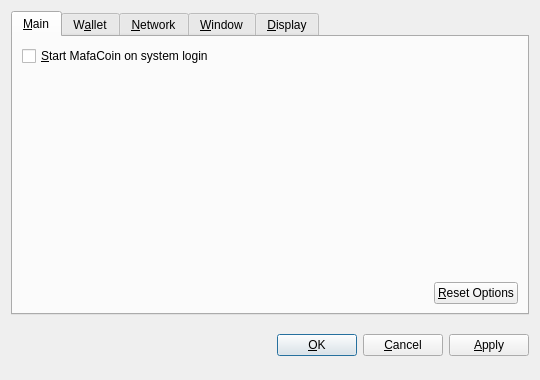
<?xml version="1.0" encoding="UTF-8"?>
<ui version="4.0">
 <class>OptionsDialog</class>
 <widget class="QDialog" name="OptionsDialog">
  <property name="geometry">
   <rect>
    <x>0</x>
    <y>0</y>
    <width>540</width>
    <height>380</height>
   </rect>
  </property>
  <property name="windowTitle">
   <string>Options</string>
  </property>
  <property name="modal">
   <bool>true</bool>
  </property>
  <layout class="QVBoxLayout" name="verticalLayout">
   <item>
    <widget class="QTabWidget" name="tabWidget">
     <property name="tabPosition">
      <enum>QTabWidget::North</enum>
     </property>
     <property name="currentIndex">
      <number>0</number>
     </property>
     <widget class="QWidget" name="tabMain">
      <attribute name="title">
       <string>&amp;Main</string>
      </attribute>
      <layout class="QVBoxLayout" name="verticalLayout_Main">
       <item>
        <widget class="QCheckBox" name="bitcoinAtStartup">
         <property name="toolTip">
          <string>Automatically start MafaCoin after logging in to the system.</string>
         </property>
         <property name="text">
          <string>&amp;Start MafaCoin on system login</string>
         </property>
        </widget>
       </item>
       <item>
        <spacer name="verticalSpacer_Main">
         <property name="orientation">
          <enum>Qt::Vertical</enum>
         </property>
         <property name="sizeHint" stdset="0">
          <size>
           <width>20</width>
           <height>40</height>
          </size>
         </property>
        </spacer>
       </item>
       <item>
        <layout class="QHBoxLayout" name="horizontalLayout_2_Main">
         <item>
          <spacer name="horizontalSpacer_2_Main">
           <property name="orientation">
            <enum>Qt::Horizontal</enum>
           </property>
           <property name="sizeHint" stdset="0">
            <size>
             <width>40</width>
             <height>20</height>
            </size>
           </property>
          </spacer>
         </item>
         <item>
          <widget class="QPushButton" name="resetButton">
           <property name="toolTip">
            <string>Reset all client options to default.</string>
           </property>
           <property name="text">
            <string>&amp;Reset Options</string>
           </property>
           <property name="autoDefault">
            <bool>false</bool>
           </property>
          </widget>
         </item>
        </layout>
       </item>
      </layout>
     </widget>
     <widget class="QWidget" name="tabWallet">
      <attribute name="title">
       <string>W&amp;allet</string>
      </attribute>
      <layout class="QVBoxLayout" name="verticalLayout_Network">
       <item>
        <widget class="QLabel" name="transactionFeeInfoLabel">
         <property name="text">
          <string>Optional transaction fee per kB that helps make sure your transactions are processed quickly. Most transactions are 1 kB.</string>
         </property>
         <property name="textFormat">
          <enum>Qt::PlainText</enum>
         </property>
         <property name="wordWrap">
          <bool>true</bool>
         </property>
        </widget>
       </item>
       <item>
        <layout class="QHBoxLayout" name="horizontalLayout_1_Main">
         <item>
          <widget class="QLabel" name="transactionFeeLabel">
           <property name="text">
            <string>Pay transaction &amp;fee</string>
           </property>
           <property name="textFormat">
            <enum>Qt::PlainText</enum>
           </property>
           <property name="buddy">
            <cstring>transactionFee</cstring>
           </property>
          </widget>
         </item>
         <item>
          <widget class="BitcoinAmountField" name="transactionFee"/>
         </item>
         <item>
          <spacer name="horizontalSpacer_1_Main">
           <property name="orientation">
            <enum>Qt::Horizontal</enum>
           </property>
           <property name="sizeHint" stdset="0">
            <size>
             <width>40</width>
             <height>20</height>
            </size>
           </property>
          </spacer>
         </item>
        </layout>
       </item>
       <item>
        <widget class="QLabel" name="label">
         <property name="text">
          <string>If you disable the spending of unconfirmed change, the change from a transaction cannot be used until that transaction has at least one confirmation. This also affects how your balance is computed.</string>
         </property>
         <property name="wordWrap">
          <bool>true</bool>
         </property>
        </widget>
       </item>
       <item>
        <widget class="QCheckBox" name="spendZeroConfChange">
         <property name="text">
          <string>Spend unconfirmed change  (experts only)</string>
         </property>
        </widget>
       </item>
       <item>
        <spacer name="verticalSpacer">
         <property name="orientation">
          <enum>Qt::Vertical</enum>
         </property>
         <property name="sizeHint" stdset="0">
          <size>
           <width>20</width>
           <height>40</height>
          </size>
         </property>
        </spacer>
       </item>
      </layout>
     </widget>
     <widget class="QWidget" name="tabNetwork">
      <attribute name="title">
       <string>&amp;Network</string>
      </attribute>
      <layout class="QVBoxLayout" name="verticalLayout_Network">
       <item>
        <widget class="QCheckBox" name="mapPortUpnp">
         <property name="toolTip">
          <string>Automatically open the MafaCoin client port on the router. This only works when your router supports UPnP and it is enabled.</string>
         </property>
         <property name="text">
          <string>Map port using &amp;UPnP</string>
         </property>
        </widget>
       </item>
       <item>
        <widget class="QCheckBox" name="connectSocks">
         <property name="toolTip">
          <string>Connect to the MafaCoin network through a SOCKS proxy (e.g. when connecting through Tor).</string>
         </property>
         <property name="text">
          <string>&amp;Connect through SOCKS proxy:</string>
         </property>
        </widget>
       </item>
       <item>
        <layout class="QHBoxLayout" name="horizontalLayout_Network">
         <item>
          <widget class="QLabel" name="proxyIpLabel">
           <property name="text">
            <string>Proxy &amp;IP:</string>
           </property>
           <property name="textFormat">
            <enum>Qt::PlainText</enum>
           </property>
           <property name="buddy">
            <cstring>proxyIp</cstring>
           </property>
          </widget>
         </item>
         <item>
          <widget class="QValidatedLineEdit" name="proxyIp">
           <property name="maximumSize">
            <size>
             <width>140</width>
             <height>16777215</height>
            </size>
           </property>
           <property name="toolTip">
            <string>IP address of the proxy (e.g. 127.0.0.1)</string>
           </property>
          </widget>
         </item>
         <item>
          <widget class="QLabel" name="proxyPortLabel">
           <property name="text">
            <string>&amp;Port:</string>
           </property>
           <property name="textFormat">
            <enum>Qt::PlainText</enum>
           </property>
           <property name="buddy">
            <cstring>proxyPort</cstring>
           </property>
          </widget>
         </item>
         <item>
          <widget class="QLineEdit" name="proxyPort">
           <property name="maximumSize">
            <size>
             <width>55</width>
             <height>16777215</height>
            </size>
           </property>
           <property name="toolTip">
            <string>Port of the proxy (e.g. 9050)</string>
           </property>
          </widget>
         </item>
         <item>
          <widget class="QLabel" name="socksVersionLabel">
           <property name="text">
            <string>SOCKS &amp;Version:</string>
           </property>
           <property name="textFormat">
            <enum>Qt::PlainText</enum>
           </property>
           <property name="buddy">
            <cstring>socksVersion</cstring>
           </property>
          </widget>
         </item>
         <item>
          <widget class="QValueComboBox" name="socksVersion">
           <property name="toolTip">
            <string>SOCKS version of the proxy (e.g. 5)</string>
           </property>
          </widget>
         </item>
         <item>
          <spacer name="horizontalSpacer_Network">
           <property name="orientation">
            <enum>Qt::Horizontal</enum>
           </property>
           <property name="sizeHint" stdset="0">
            <size>
             <width>40</width>
             <height>20</height>
            </size>
           </property>
          </spacer>
         </item>
        </layout>
       </item>
       <item>
        <spacer name="verticalSpacer_Network">
         <property name="orientation">
          <enum>Qt::Vertical</enum>
         </property>
         <property name="sizeHint" stdset="0">
          <size>
           <width>20</width>
           <height>40</height>
          </size>
         </property>
        </spacer>
       </item>
      </layout>
     </widget>
     <widget class="QWidget" name="tabWindow">
      <attribute name="title">
       <string>&amp;Window</string>
      </attribute>
      <layout class="QVBoxLayout" name="verticalLayout_Window">
       <item>
        <widget class="QCheckBox" name="minimizeToTray">
         <property name="toolTip">
          <string>Show only a tray icon after minimizing the window.</string>
         </property>
         <property name="text">
          <string>&amp;Minimize to the tray instead of the taskbar</string>
         </property>
        </widget>
       </item>
       <item>
        <widget class="QCheckBox" name="minimizeOnClose">
         <property name="toolTip">
          <string>Minimize instead of exit the application when the window is closed. When this option is enabled, the application will be closed only after selecting Quit in the menu.</string>
         </property>
         <property name="text">
          <string>M&amp;inimize on close</string>
         </property>
        </widget>
       </item>
       <item>
        <spacer name="verticalSpacer_Window">
         <property name="orientation">
          <enum>Qt::Vertical</enum>
         </property>
         <property name="sizeHint" stdset="0">
          <size>
           <width>20</width>
           <height>40</height>
          </size>
         </property>
        </spacer>
       </item>
      </layout>
     </widget>
     <widget class="QWidget" name="tabDisplay">
      <attribute name="title">
       <string>&amp;Display</string>
      </attribute>
      <layout class="QVBoxLayout" name="verticalLayout_Display">
       <item>
        <layout class="QHBoxLayout" name="horizontalLayout_1_Display">
         <item>
          <widget class="QLabel" name="langLabel">
           <property name="text">
            <string>User Interface &amp;language:</string>
           </property>
           <property name="textFormat">
            <enum>Qt::PlainText</enum>
           </property>
           <property name="buddy">
            <cstring>lang</cstring>
           </property>
          </widget>
         </item>
         <item>
          <widget class="QValueComboBox" name="lang">
           <property name="toolTip">
            <string>The user interface language can be set here. This setting will take effect after restarting MafaCoin.</string>
           </property>
          </widget>
         </item>
        </layout>
       </item>
       <item>
        <layout class="QHBoxLayout" name="horizontalLayout_2_Display">
         <item>
          <widget class="QLabel" name="unitLabel">
           <property name="text">
            <string>&amp;Unit to show amounts in:</string>
           </property>
           <property name="textFormat">
            <enum>Qt::PlainText</enum>
           </property>
           <property name="buddy">
            <cstring>unit</cstring>
           </property>
          </widget>
         </item>
         <item>
          <widget class="QValueComboBox" name="unit">
           <property name="toolTip">
            <string>Choose the default subdivision unit to show in the interface and when sending coins.</string>
           </property>
          </widget>
         </item>
        </layout>
       </item>
       <item>
        <widget class="QCheckBox" name="displayAddresses">
         <property name="toolTip">
          <string>Whether to show MafaCoin addresses in the transaction list or not.</string>
         </property>
         <property name="text">
          <string>&amp;Display addresses in transaction list</string>
         </property>
        </widget>
       </item>
       <item>
        <widget class="QCheckBox" name="coinControlFeatures">
         <property name="toolTip">
          <string>Whether to show coin control features or not.</string>
         </property>
         <property name="text">
          <string>Display coin &amp;control features (experts only!)</string>
         </property>
        </widget>
       </item>
       <item>
        <spacer name="verticalSpacer_Display">
         <property name="orientation">
          <enum>Qt::Vertical</enum>
         </property>
         <property name="sizeHint" stdset="0">
          <size>
           <width>20</width>
           <height>40</height>
          </size>
         </property>
        </spacer>
       </item>
      </layout>
     </widget>
    </widget>
   </item>
   <item>
    <layout class="QHBoxLayout" name="horizontalLayout_Buttons">
     <item>
      <spacer name="horizontalSpacer_1">
       <property name="orientation">
        <enum>Qt::Horizontal</enum>
       </property>
       <property name="sizeHint" stdset="0">
        <size>
         <width>40</width>
         <height>48</height>
        </size>
       </property>
      </spacer>
     </item>
     <item>
      <widget class="QLabel" name="statusLabel">
       <property name="font">
        <font>
         <weight>75</weight>
         <bold>true</bold>
        </font>
       </property>
       <property name="text">
        <string/>
       </property>
       <property name="textFormat">
        <enum>Qt::PlainText</enum>
       </property>
       <property name="wordWrap">
        <bool>true</bool>
       </property>
      </widget>
     </item>
     <item>
      <spacer name="horizontalSpacer_2">
       <property name="orientation">
        <enum>Qt::Horizontal</enum>
       </property>
       <property name="sizeHint" stdset="0">
        <size>
         <width>40</width>
         <height>48</height>
        </size>
       </property>
      </spacer>
     </item>
     <item>
      <widget class="QPushButton" name="okButton">
       <property name="text">
        <string>&amp;OK</string>
       </property>
      </widget>
     </item>
     <item>
      <widget class="QPushButton" name="cancelButton">
       <property name="text">
        <string>&amp;Cancel</string>
       </property>
       <property name="autoDefault">
        <bool>false</bool>
       </property>
      </widget>
     </item>
     <item>
      <widget class="QPushButton" name="applyButton">
       <property name="text">
        <string>&amp;Apply</string>
       </property>
       <property name="autoDefault">
        <bool>false</bool>
       </property>
      </widget>
     </item>
    </layout>
   </item>
  </layout>
 </widget>
 <customwidgets>
  <customwidget>
   <class>BitcoinAmountField</class>
   <extends>QSpinBox</extends>
   <header>bitcoinamountfield.h</header>
  </customwidget>
  <customwidget>
   <class>QValueComboBox</class>
   <extends>QComboBox</extends>
   <header>qvaluecombobox.h</header>
  </customwidget>
  <customwidget>
   <class>QValidatedLineEdit</class>
   <extends>QLineEdit</extends>
   <header>qvalidatedlineedit.h</header>
  </customwidget>
 </customwidgets>
 <resources/>
 <connections/>
</ui>
